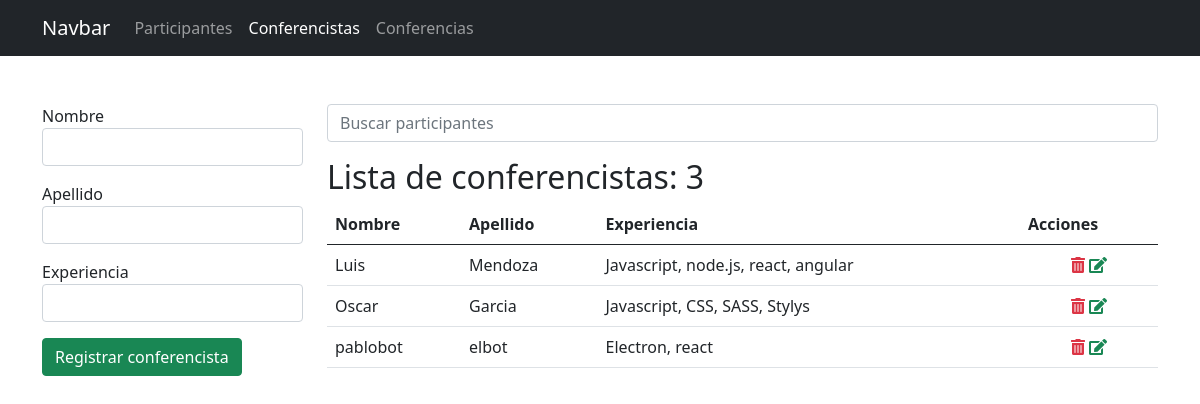
The app's page /conferencistas/ with its own data.
### app_registro/models.py (models this page shows, shortened)
class Conferencista(models.Model):
    nombre = models.CharField(max_length=30)
    apellido = models.CharField(max_length=30)
    experiencia = models.TextField()

### app_registro/views.py (the view, shortened to what this page needs)
# urls.py: path('conferencistas/', views.conferencistas, name="conferencistas"),
def conferencistas(request):
    activo = 'conferencistas'
    q = request.GET.get('q')
    if q:
        data = Conferencista.objects.filter(nombre__startswith=q).order_by('nombre')
        '''
            select *
            from conferencistas
            where nombre like 'n%'
        '''
    else:
        data = Conferencista.objects.all().order_by('nombre')
    ctx = {
        'activo': activo,
        'conferencistas': data,
        'q': q
    }
    return render(request, 'registro/conferencistas.html', ctx)

### app_registro/templates/registro/conferencistas.html (shortened to what this page needs)
{% extends "base.html" %}
{% block container %}
    <div class="row">
        <div class="col-3">
            {% if p %}
            <form action="{% url 'conferencistas' %}" method="post">
            {% else %}
            <form action="{% url 'conferencistas' %}" method="post">
            {% endif %}
                <div class="mb-3">
                    <label for="nombre">Nombre</label>
                    <input type="text" value="{{ p.nombre }}" name="nombre" id="nombre" class="form-control" required autofocus>
                </div>
                <div class="mb-3">
                    <label for="apellido">Apellido</label>
                    <input type="text" value="{{ p.apellido }}" name="apellido" id="apellido" class="form-control" required>
                </div>
                <div class="mb-3">
                    <label for="experiencia">Experiencia</label>
                    <input type="text" value="{{ p.experiencia }}" name="experiencia" id="experiencia" class="form-control" required>
                </div>
                <div class="mb-3">
                    {% if p %}
                    <input type="submit" class="btn btn-success" value="Actualizar conferencista">
                    {% else %}
                    <input type="submit" class="btn btn-success" value="Registrar conferencista">
                    {% endif %}
                </div>
            </form>
        </div>
        <div class="col-9">
            <form action="" method="get">
                <input type="search" name="q" value="{{ q|default_if_none:'' }}" class="form-control" placeholder="Buscar participantes">
            </form>
            <h2 class="mt-3">Lista de conferencistas: {{ conferencistas.count }}</h2>
            <table class="table table-hover">
                <thead>
                    <tr>
                        <th>Nombre</th>
                        <th>Apellido</th>
                        <th>Experiencia</th>
                        <th>Acciones</th>
                    </tr>
                </thead>
                <tbody>
                    {% for p in conferencistas %}
                    <tr>
                        <td>{{ p.nombre }}</td>
                        <td>{{ p.apellido }}</td>
                        <td>{{ p.experiencia }}</td>
                        <td class="text-center">
                            <a onclick="if (!confirm('Confirme la eliminacion')) return false;" href="{% url 'eliminar_conferencistas' p.id %}" class="text-danger"><span class="fas fa-trash-alt"></span></a>
                            <a href="{% url 'editar_participante' p.id %}" class="text-success"><span class="fas fa-edit"></span></a>
                        </td>
                    </tr>
                    {% empty %}
                    <tr>
                        <td colspan="5" class="text-danger text-center">No se encontraron resultados</td>
                    </tr>
                    {% endfor %}
                </tbody>
            </table>
        </div>
    </div>
{% endblock %}

### records on screen
Conferencista: nombre "Luis", apellido "Mendoza", experiencia "Javascript, node.js, react, angular"
Conferencista: nombre "Oscar", apellido "Garcia", experiencia "Javascript, CSS, SASS, Stylys"
Conferencista: nombre "pablobot", apellido "elbot", experiencia "Electron, react"

### other values on screen
{{ conferencistas.count }} "3"
